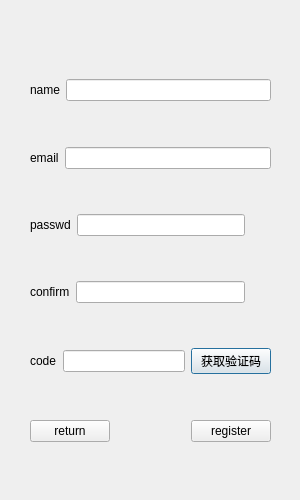
<?xml version="1.0" encoding="UTF-8"?>
<ui version="4.0">
 <class>RegisterDialog</class>
 <widget class="QDialog" name="RegisterDialog">
  <property name="geometry">
   <rect>
    <x>0</x>
    <y>0</y>
    <width>300</width>
    <height>500</height>
   </rect>
  </property>
  <property name="minimumSize">
   <size>
    <width>300</width>
    <height>500</height>
   </size>
  </property>
  <property name="maximumSize">
   <size>
    <width>300</width>
    <height>500</height>
   </size>
  </property>
  <property name="windowTitle">
   <string>Register</string>
  </property>
  <widget class="QWidget" name="verticalLayoutWidget_3">
   <property name="geometry">
    <rect>
     <x>10</x>
     <y>10</y>
     <width>281</width>
     <height>481</height>
    </rect>
   </property>
   <layout class="QVBoxLayout" name="verticalLayout_3">
    <property name="leftMargin">
     <number>10</number>
    </property>
    <property name="topMargin">
     <number>10</number>
    </property>
    <property name="rightMargin">
     <number>10</number>
    </property>
    <property name="bottomMargin">
     <number>10</number>
    </property>
    <item>
     <spacer name="verticalSpacer">
      <property name="orientation">
       <enum>Qt::Orientation::Vertical</enum>
      </property>
      <property name="sizeHint" stdset="0">
       <size>
        <width>20</width>
        <height>40</height>
       </size>
      </property>
     </spacer>
    </item>
    <item>
     <widget class="QLabel" name="err_tip">
      <property name="text">
       <string/>
      </property>
      <property name="alignment">
       <set>Qt::AlignmentFlag::AlignCenter</set>
      </property>
     </widget>
    </item>
    <item>
     <layout class="QHBoxLayout" name="horizontalLayout_6">
      <property name="leftMargin">
       <number>10</number>
      </property>
      <property name="rightMargin">
       <number>10</number>
      </property>
      <item>
       <widget class="QLabel" name="name_label_reg">
        <property name="text">
         <string>name</string>
        </property>
       </widget>
      </item>
      <item>
       <widget class="QLineEdit" name="name_text_reg"/>
      </item>
     </layout>
    </item>
    <item>
     <spacer name="verticalSpacer_2">
      <property name="orientation">
       <enum>Qt::Orientation::Vertical</enum>
      </property>
      <property name="sizeHint" stdset="0">
       <size>
        <width>20</width>
        <height>40</height>
       </size>
      </property>
     </spacer>
    </item>
    <item>
     <layout class="QHBoxLayout" name="horizontalLayout_7">
      <property name="leftMargin">
       <number>10</number>
      </property>
      <property name="rightMargin">
       <number>10</number>
      </property>
      <item>
       <widget class="QLabel" name="email_label_reg">
        <property name="text">
         <string>email</string>
        </property>
       </widget>
      </item>
      <item>
       <widget class="QLineEdit" name="email_text_reg"/>
      </item>
     </layout>
    </item>
    <item>
     <spacer name="verticalSpacer_3">
      <property name="orientation">
       <enum>Qt::Orientation::Vertical</enum>
      </property>
      <property name="sizeHint" stdset="0">
       <size>
        <width>20</width>
        <height>40</height>
       </size>
      </property>
     </spacer>
    </item>
    <item>
     <layout class="QHBoxLayout" name="horizontalLayout_8">
      <property name="leftMargin">
       <number>10</number>
      </property>
      <property name="rightMargin">
       <number>10</number>
      </property>
      <item>
       <widget class="QLabel" name="passwd_label_reg">
        <property name="text">
         <string>passwd</string>
        </property>
       </widget>
      </item>
      <item>
       <widget class="QLineEdit" name="passwd_text_reg">
        <property name="echoMode">
         <enum>QLineEdit::EchoMode::Password</enum>
        </property>
       </widget>
      </item>
      <item>
       <widget class="clickedlabel" name="passwd_visible">
        <property name="minimumSize">
         <size>
          <width>20</width>
          <height>20</height>
         </size>
        </property>
        <property name="maximumSize">
         <size>
          <width>20</width>
          <height>20</height>
         </size>
        </property>
        <property name="text">
         <string/>
        </property>
       </widget>
      </item>
     </layout>
    </item>
    <item>
     <spacer name="verticalSpacer_7">
      <property name="orientation">
       <enum>Qt::Orientation::Vertical</enum>
      </property>
      <property name="sizeHint" stdset="0">
       <size>
        <width>20</width>
        <height>40</height>
       </size>
      </property>
     </spacer>
    </item>
    <item>
     <layout class="QHBoxLayout" name="horizontalLayout_9">
      <property name="leftMargin">
       <number>10</number>
      </property>
      <property name="rightMargin">
       <number>10</number>
      </property>
      <item>
       <widget class="QLabel" name="confirm_label_reg">
        <property name="text">
         <string>confirm</string>
        </property>
       </widget>
      </item>
      <item>
       <widget class="QLineEdit" name="confirm_text_reg">
        <property name="echoMode">
         <enum>QLineEdit::EchoMode::Password</enum>
        </property>
       </widget>
      </item>
      <item>
       <widget class="clickedlabel" name="confirm_visible">
        <property name="minimumSize">
         <size>
          <width>20</width>
          <height>20</height>
         </size>
        </property>
        <property name="maximumSize">
         <size>
          <width>20</width>
          <height>20</height>
         </size>
        </property>
        <property name="text">
         <string/>
        </property>
       </widget>
      </item>
     </layout>
    </item>
    <item>
     <spacer name="verticalSpacer_6">
      <property name="orientation">
       <enum>Qt::Orientation::Vertical</enum>
      </property>
      <property name="sizeHint" stdset="0">
       <size>
        <width>20</width>
        <height>40</height>
       </size>
      </property>
     </spacer>
    </item>
    <item>
     <layout class="QHBoxLayout" name="horizontalLayout">
      <property name="leftMargin">
       <number>10</number>
      </property>
      <property name="rightMargin">
       <number>10</number>
      </property>
      <item>
       <widget class="QLabel" name="code_label">
        <property name="text">
         <string>code</string>
        </property>
       </widget>
      </item>
      <item>
       <widget class="QLineEdit" name="code_text">
        <property name="maximumSize">
         <size>
          <width>150</width>
          <height>16777215</height>
         </size>
        </property>
       </widget>
      </item>
      <item>
       <widget class="QPushButton" name="get_code_btn">
        <property name="text">
         <string>获取验证码</string>
        </property>
       </widget>
      </item>
     </layout>
    </item>
    <item>
     <spacer name="verticalSpacer_5">
      <property name="orientation">
       <enum>Qt::Orientation::Vertical</enum>
      </property>
      <property name="sizeHint" stdset="0">
       <size>
        <width>20</width>
        <height>40</height>
       </size>
      </property>
     </spacer>
    </item>
    <item>
     <layout class="QHBoxLayout" name="horizontalLayout_10">
      <property name="leftMargin">
       <number>10</number>
      </property>
      <property name="rightMargin">
       <number>10</number>
      </property>
      <item>
       <widget class="QPushButton" name="return_btn">
        <property name="text">
         <string>return</string>
        </property>
       </widget>
      </item>
      <item>
       <spacer name="horizontalSpacer_3">
        <property name="orientation">
         <enum>Qt::Orientation::Horizontal</enum>
        </property>
        <property name="sizeHint" stdset="0">
         <size>
          <width>40</width>
          <height>20</height>
         </size>
        </property>
       </spacer>
      </item>
      <item>
       <widget class="QPushButton" name="register_submit_btn">
        <property name="text">
         <string>register</string>
        </property>
       </widget>
      </item>
     </layout>
    </item>
    <item>
     <spacer name="verticalSpacer_4">
      <property name="orientation">
       <enum>Qt::Orientation::Vertical</enum>
      </property>
      <property name="sizeHint" stdset="0">
       <size>
        <width>20</width>
        <height>40</height>
       </size>
      </property>
     </spacer>
    </item>
   </layout>
  </widget>
 </widget>
 <customwidgets>
  <customwidget>
   <class>clickedlabel</class>
   <extends>QLabel</extends>
   <header>clickedlabel.h</header>
  </customwidget>
 </customwidgets>
 <resources/>
 <connections/>
</ui>
